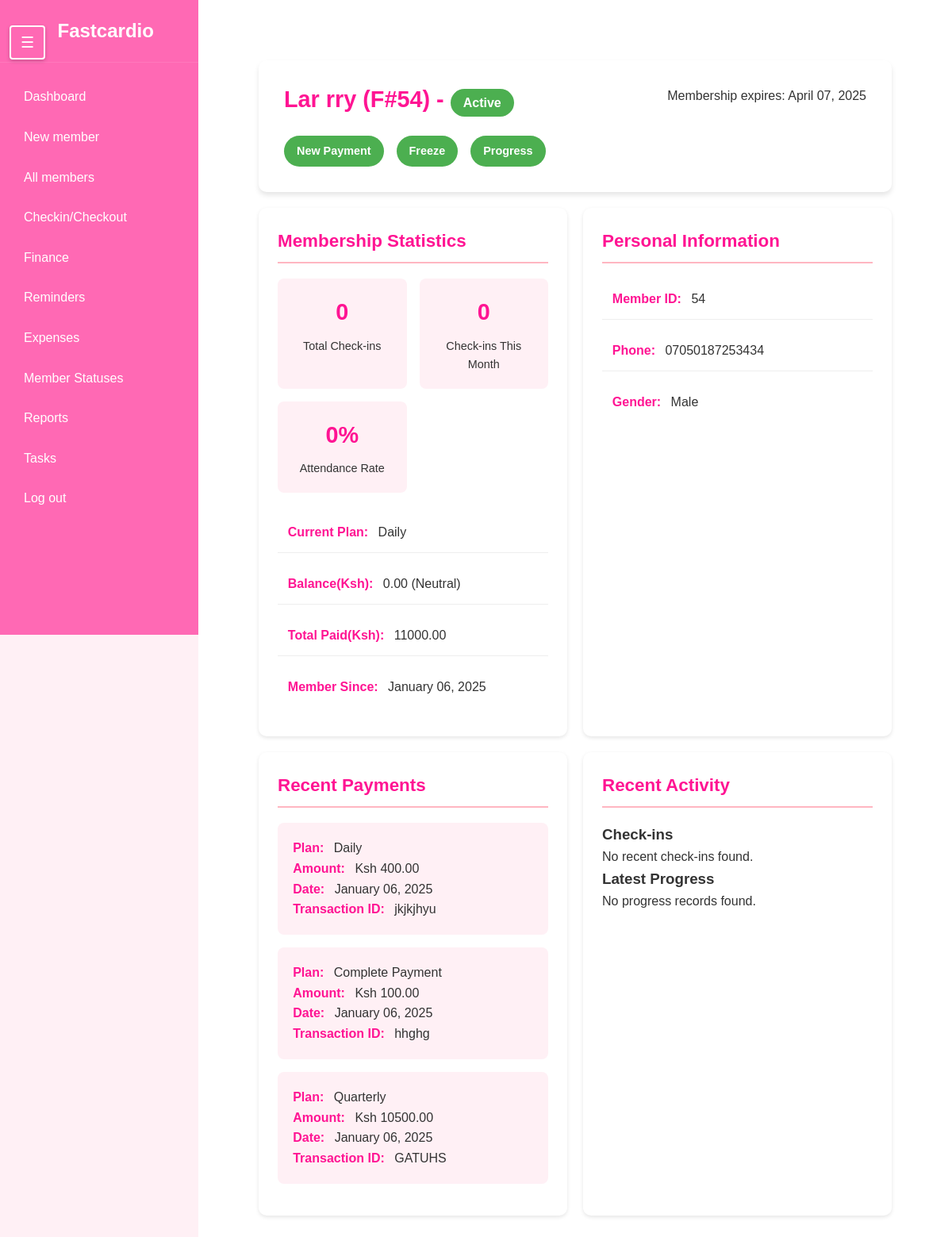
Screenshot of /members/54/ with the database file from the repository.
### members/models.py (models this page shows, shortened)
class Member(models.Model):
    first_name = models.CharField(max_length=50)
    last_name = models.CharField(max_length=50)
    phone_number = models.CharField(max_length=15)
    date_joined = models.DateTimeField(auto_now_add=True)
    membership_expiry = models.DateField(null=True, blank=True, help_text="Date when the membership expires")
    is_active = models.BooleanField(default=False)
    is_frozen = models.BooleanField(default=False)
    additional_info = models.TextField(blank=True,null=True)
    gender = models.CharField(max_length= 6)
    balance = models.DecimalField(
        max_digits=10,
        decimal_places=2,
        default=0,
        help_text="Positive balance indicates credit, negative indicates debt"
    )

class PaymentDetails(models.Model):
    PLAN_CHOICES = [
        ('daily', 'Daily'),
        ('monthly', 'Monthly'),
        ('quarterly', 'Quarterly'),
        ('biannually', 'Biannually'),
        ('annually', 'Annually'),
        ('student', 'Student Package'),
        ('complete', 'Complete Payment'),
    ]
    member = models.ForeignKey('Member', on_delete=models.CASCADE, related_name='payments', verbose_name="Member")
    plan = models.CharField(max_length=20, choices=PLAN_CHOICES, verbose_name="Payment Plan")
    amount = models.DecimalField(max_digits=10, decimal_places=2, verbose_name="Amount Paid")
    payment_date = models.DateField(default=timezone.now, verbose_name="Payment Date")
    transaction_id = models.CharField(max_length=100, blank=True, null=True, verbose_name="Transaction ID")
    class Meta:
        verbose_name = "Payment Detail"
        verbose_name_plural = "Payment Details"
        ordering = ['-payment_date']

### members/views.py (the view)
# urls.py: path('members/<int:member_id>/',views.member_details,name='Member details'),
def member_details(request, member_id):
    member = get_object_or_404(Member, pk=member_id)
    today = timezone.now().date()
    recent_payments = PaymentDetails.objects.filter(member=member).order_by('-payment_date')[:5]
    latest_payment = recent_payments.first()
    total_paid = PaymentDetails.objects.filter(member=member).aggregate(total=Sum('amount'))['total'] or 0
    membership_status = calculate_membership_status(member, today)
    checkin_stats = get_checkin_statistics(member)
    latest_progress = MemberProgress.objects.filter(member=member).order_by('-date').first()
    progress_history = MemberProgress.objects.filter(member=member).order_by('-date')[:5]
    freeze_history = Freeze_member.objects.filter(member=member).order_by('-frozen_date')
    current_freeze = freeze_history.filter(unfrozen_date__isnull=True).first()
    balance_info = get_balance_status(member.balance)
    print(bool(current_freeze))
    context = {
        'member': member,
        'membership_status': membership_status['status'],
        'days_left': membership_status['days_left'],
        'expiry_date': member.membership_expiry,
        'recent_payments': recent_payments,
        'latest_payment': latest_payment,
        'current_plan': latest_payment.plan if latest_payment else "No active plan",
        'total_paid': total_paid,
        'total_checkins': checkin_stats['total'],
        'checkins_this_month': checkin_stats['monthly'],
        'recent_checkins': checkin_stats['recent'],
        'last_checkin': checkin_stats['last'],
        'attendance_rate': checkin_stats['attendance_rate'],
        'latest_progress': latest_progress,
        'progress_history': progress_history,
        'is_currently_frozen': bool(current_freeze),
        'freeze_history': freeze_history,
        'current_freeze': current_freeze,
        'balance': member.balance,
        'balance_status': balance_info['status'],
        'balance_message': balance_info['message']
    }
    return render(request, 'member_details.html', context)

### members/views.py (called while the page is built)
def calculate_membership_status(member, today):
    if member.is_frozen:
        return {
            'status': 'Inactive',
            'days_left': None
        }
    if not member.membership_expiry:
        return {
            'status': 'Inactive',
            'days_left': None
        }
    days_left = (member.membership_expiry - today).days
    if member.is_active:
        status = 'Active'
    else:
        status = 'Inactive'
    return {
        'status': status,
        'days_left': days_left
    }

def get_checkin_statistics(member):
    today = timezone.now()
    first_day_of_month = today.replace(day=1, hour=0, minute=0, second=0, microsecond=0)
    checkins = CheckInOutRecord.objects.filter(member=member, action='check_in')
    monthly_checkins = checkins.filter(timestamp__gte=first_day_of_month)
    total_days = (today.date() - member.date_joined.date()).days
    attendance_rate = (checkins.count() / total_days * 100) if total_days > 0 else 0
    return {
        'total': checkins.count(),
        'monthly': monthly_checkins.count(),
        'recent': checkins.order_by('-timestamp')[:5],
        'last': checkins.order_by('-timestamp').first(),
        'attendance_rate': round(attendance_rate, 1)
    }

def get_balance_status(balance):
    if balance > 0:
        return {
            'status': 'Credit',
            'message': 'Member has credit balance'
        }
    elif balance < 0:
        return {
            'status': 'Debt',
            'message': 'Member has outstanding balance'
        }
    return {
        'status': 'Neutral',
        'message': 'Balance is cleared'
    }

### members/templates/member_details.html (shortened to what this page needs)
{% extends 'sidebar.html' %}
{% load static %}
{% block extra_styles %}
    <link rel="stylesheet" href="{% static 'member_details.css' %}">
{% endblock %}
{% block content %}
    <div class="container">
        <div class="profile-header">
            <div class="profile-header-left">
                <h1>
                    {{ member.first_name }} {{ member.last_name }} (F#{{ member.id }}) -
                        <span style="font-size: medium;" class="status-badge status-{{ membership_status|lower }}">{{ membership_status }}</span>
                </h1>
                <div class="header-actions">
                    <a href="{% url 'Payment' member_id=member.id %}" class="status-badge status-{{ membership_status|lower }}">
                        <span>New Payment</span>
                    </a>
                    {% if is_currently_frozen %}
                        <a href="{% url 'unfreeze' member_id=member.id %}" class="status-badge status-{{ membership_status|lower }}">
                            <span>UnFreeze</span>
                        </a>
                    {% else %}
                        <a href="{% url 'freeze' member_id=member.id %}" class="status-badge status-{{ membership_status|lower }}">
                            <span>Freeze</span>
                        </a>
                    {% endif %}
                    <a href="{% url 'member_progress' member_id=member.id %}" class="status-badge status-{{ membership_status|lower }}">
                        <span>Progress</span>
                    </a>
                </div>
            </div>
            <div class="profile-header-right">
                {% if expiry_date %}
                    <p>Membership expires: {{ expiry_date|date:"F d, Y" }}</p>
                {% endif %}
            </div>
        </div>
        <div class="profile-grid">
            <div class="profile-section">
                <h2>Membership Statistics</h2>
                <div class="stats-grid">
                    <div class="stat-card">
                        <div class="stat-number">{{ total_checkins }}</div>
                        <div class="stat-label">Total Check-ins</div>
                    </div>
                    <div class="stat-card">
                        <div class="stat-number">{{ checkins_this_month }}</div>
                        <div class="stat-label">Check-ins This Month</div>
                    </div>
                    <div class="stat-card">
                        <div class="stat-number">{{ attendance_rate }}%</div>
                        <div class="stat-label">Attendance Rate</div>
                    </div>
                </div>
                <ul class="info-list">
                    <li><span class="label">Current Plan:</span> {{ current_plan|title }}</li>
                    <li><span class="label">Balance(Ksh):</span> {{ balance|floatformat:2 }} ({{ balance_status }})</li>
                    <li><span class="label">Total Paid(Ksh):</span> {{ total_paid|floatformat:2 }}</li>
                    <li><span class="label">Member Since:</span> {{ member.date_joined|date:"F d, Y" }}</li>
                </ul>
            </div>
            <div class="profile-section">
                <h2>Personal Information</h2>
                <ul class="info-list">
                    <li><span class="label">Member ID:</span> {{ member.id }}</li>
                    <li><span class="label">Phone:</span> {{ member.phone_number }}</li>
                    <li><span class="label">Gender:</span> {{ member.gender|title }}</li>
                </ul>
            </div>
            <div class="profile-section">
                <h2>Recent Payments</h2>
                {% if recent_payments %}
                    {% for payment in recent_payments %}
                        <div class="payment-card">
                            <p><span class="label">Plan:</span> {{ payment.get_plan_display }}</p>
                            <p><span class="label">Amount:</span> Ksh {{ payment.amount }}</p>
                            <p><span class="label">Date:</span> {{ payment.payment_date|date:"F d, Y" }}</p>
                            {% if payment.transaction_id %}
                                <p><span class="label">Transaction ID:</span> {{ payment.transaction_id }}</p>
                            {% endif %}
                        </div>
                    {% endfor %}
                {% else %}
                    <p>No recent payments found.</p>
                {% endif %}
            </div>
            <div class="profile-section">
                <h2>Recent Activity</h2>
                <div class="activity-grid">
                    <div class="activity-section">
                        <h3>Check-ins</h3>
                        {% if recent_checkins %}
                            <ul class="info-list checkin-list">
                                {% for checkin in recent_checkins %}
                                    <li>
                                        <span>{{ checkin.timestamp|date:"F d, Y" }}</span>
                                        <span>{{ checkin.timestamp|time:"g:i A" }}</span>
                                    </li>
                                {% endfor %}
                            </ul>
                        {% else %}
                            <p>No recent check-ins found.</p>
                        {% endif %}
                    </div>
                    <div class="activity-section">
                        <h3>Latest Progress</h3>
                        {% if latest_progress %}
                            <ul class="info-list">
                                <li><span class="label">Date:</span> {{ latest_progress.date|date:"F d, Y" }}</li>
                                <li><span class="label">Weight:</span> {{ latest_progress.weight }} kg</li>
                                {% if latest_progress.body_fat %}
                                    <li><span class="label">Body Fat:</span> {{ latest_progress.body_fat }}%</li>
                                {% endif %}
                                {% if latest_progress.muscle_mass %}
                                    <li><span class="label">Muscle Mass:</span> {{ latest_progress.muscle_mass }} kg</li>
                                {% endif %}
                            </ul>
                        {% else %}
                            <p>No progress records found.</p>
                        {% endif %}
                    </div>
                </div>
            </div>
        </div>
    </div>
{% endblock %}

### members/static/sidebar.css (style rules this page uses)
* { margin: 0; padding: 0; box-sizing: border-box; }
body { font-family: 'Arial', sans-serif; background-color: #f4f4f4; height: 100%; overflow-x: hidden; }

### members/static/member_details.css (style rules this page uses)
:root { --primary-color: #FF69B4; --primary-light: #FFB6C1; --primary-dark: #FF1493; --text-color: #333; --background-light: #FFF0F5; --success-color: #4CAF50; --warning-color: #FFA500; --danger-color: #FF4444; }
* { margin: 0; padding: 0; box-sizing: border-box; }
body { font-family: 'Arial', sans-serif; line-height: 1.6; background-color: var(--background-light); color: var(--text-color); }
.container { width: 100%; max-width: 1200px; margin: 0 auto; padding: 20px; }
.profile-header { background-color: white; padding: 2rem; border-radius: 10px; box-shadow: 0 4px 6px rgba(0,0,0,0.1); margin-bottom: 20px; display: flex; justify-content: space-between; align-items: flex-start; flex-wrap: wrap; gap: 1.5rem; }
.profile-header-left { flex: 1; min-width: 280px; }
.profile-header-right { text-align: right; min-width: 200px; }
.profile-header h1 { color: var(--primary-dark); margin-bottom: 1.5rem; font-size: 1.8rem; line-height: 1.2; }
.header-actions { display: flex; gap: 1rem; flex-wrap: wrap; margin-top: 1rem; }
.status-badge { display: inline-block; padding: 0.5rem 1rem; border-radius: 20px; font-size: 0.9em; font-weight: bold; color: white; text-decoration: none; transition: transform 0.2s, opacity 0.2s; }
.status-active { background-color: var(--success-color); }
.profile-grid { display: grid; grid-template-columns: repeat(auto-fit, minmax(300px, 1fr)); gap: 20px; margin-top: 20px; }
.profile-section { background-color: white; padding: 1.5rem; border-radius: 10px; box-shadow: 0 2px 5px rgba(0,0,0,0.1); transition: transform 0.2s; }
.profile-section h2 { color: var(--primary-dark); margin-bottom: 1.2rem; border-bottom: 2px solid var(--primary-light); padding-bottom: 0.5rem; font-size: 1.4rem; }
.info-list { list-style: none; }
.info-list li { margin-bottom: 0.8rem; padding: 0.8rem; border-bottom: 1px solid #eee; }
.info-list li:last-child { border-bottom: none; }
.label { font-weight: bold; color: var(--primary-dark); margin-right: 0.5rem; }
.payment-card { background-color: var(--background-light); padding: 1.2rem; border-radius: 8px; margin-bottom: 1rem; transition: transform 0.2s; }
.stats-grid { display: grid; grid-template-columns: repeat(2, 1fr); gap: 1rem; margin-bottom: 1.5rem; }
.stat-card { background-color: var(--background-light); padding: 1.2rem; border-radius: 8px; text-align: center; transition: transform 0.2s; }
.stat-number { font-size: 1.8rem; font-weight: bold; color: var(--primary-dark); margin-bottom: 0.5rem; }
.stat-label { font-size: 0.9em; color: var(--text-color); }

### rows the page displays
Member: first_name "Lar", last_name "rry", id "54", membership_expiry "April 07, 2025", balance "0.00", date_joined "January 06, 2025", phone_number "07050187253434", gender "Male"
PaymentDetails: plan "Daily", amount "400.00", payment_date "January 06, 2025", transaction_id "jkjkjhyu"
PaymentDetails: plan "Complete Payment", amount "100.00", payment_date "January 06, 2025", transaction_id "hhghg"
PaymentDetails: plan "Quarterly", amount "10500.00", payment_date "January 06, 2025", transaction_id "GATUHS"

### other values shown
{{ membership_status }} "Active"
{{ total_checkins }} "0"
{{ checkins_this_month }} "0"
{{ attendance_rate }} "0"
{{ balance_status }} "Neutral"
{{ total_paid|floatformat:2 }} "11000.00"
